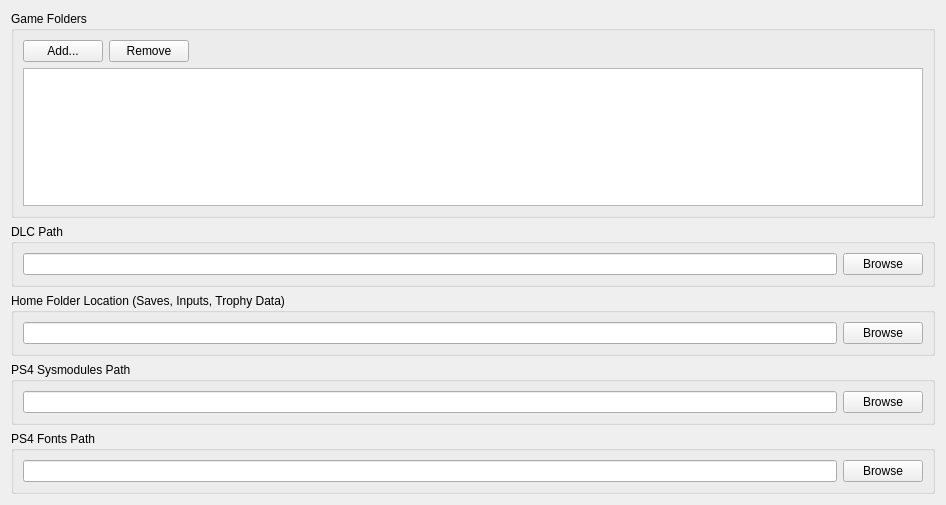
      <widget class="QWidget" name="pathsTabContents">
       <property name="geometry">
        <rect>
         <x>0</x>
         <y>0</y>
         <width>946</width>
         <height>505</height>
        </rect>
       </property>
       <layout class="QVBoxLayout" name="pathsTabLayout">
        <item>
         <widget class="QGroupBox" name="gameFoldersGroupBox">
          <property name="title">
           <string>Game Folders</string>
          </property>
          <layout class="QVBoxLayout" name="verticalLayout">
           <item>
            <layout class="QHBoxLayout" name="horizontalLayout_3">
             <item>
              <widget class="QPushButton" name="addFolderButton">
               <property name="text">
                <string>Add...</string>
               </property>
              </widget>
             </item>
             <item>
              <widget class="QPushButton" name="removeFolderButton">
               <property name="text">
                <string>Remove</string>
               </property>
              </widget>
             </item>
             <item>
              <spacer name="horizontalSpacer">
               <property name="orientation">
                <enum>Qt::Orientation::Horizontal</enum>
               </property>
               <property name="sizeHint" stdset="0">
                <size>
                 <width>40</width>
                 <height>20</height>
                </size>
               </property>
              </spacer>
             </item>
            </layout>
           </item>
           <item>
            <widget class="QListWidget" name="gameFoldersListWidget"/>
           </item>
          </layout>
         </widget>
        </item>
        <item>
         <widget class="QGroupBox" name="dlcFolderGroupBox_2">
          <property name="title">
           <string>DLC Path</string>
          </property>
          <layout class="QVBoxLayout" name="dlcFolderGroupBox">
           <item>
            <layout class="QHBoxLayout" name="horizontalLayout_17">
             <item>
              <widget class="QLineEdit" name="currentDLCFolder">
               <property name="readOnly">
                <bool>true</bool>
               </property>
              </widget>
             </item>
             <item>
              <widget class="QPushButton" name="folderButton">
               <property name="text">
                <string>Browse</string>
               </property>
              </widget>
             </item>
            </layout>
           </item>
          </layout>
         </widget>
        </item>
        <item>
         <widget class="QGroupBox" name="homeFolderGroupBox">
          <property name="title">
           <string>Home Folder Location (Saves, Inputs, Trophy Data)</string>
          </property>
          <layout class="QVBoxLayout" name="saveDataLayout">
           <item>
            <layout class="QHBoxLayout" name="horizontalLayout_4">
             <item>
              <widget class="QLineEdit" name="homeFolderPath">
               <property name="readOnly">
                <bool>true</bool>
               </property>
              </widget>
             </item>
             <item>
              <widget class="QPushButton" name="homeFolderButton">
               <property name="text">
                <string>Browse</string>
               </property>
              </widget>
             </item>
            </layout>
           </item>
          </layout>
         </widget>
        </item>
        <item>
         <widget class="QGroupBox" name="sysmodulesGroupBox">
          <property name="title">
           <string>PS4 Sysmodules Path</string>
          </property>
          <layout class="QVBoxLayout" name="dlcFolderGroupBox_4">
           <item>
            <layout class="QHBoxLayout" name="horizontalLayout_18">
             <item>
              <widget class="QLineEdit" name="sysmodulesPath">
               <property name="readOnly">
                <bool>true</bool>
               </property>
              </widget>
             </item>
             <item>
              <widget class="QPushButton" name="browse_sysmodules">
               <property name="text">
                <string>Browse</string>
               </property>
              </widget>
             </item>
            </layout>
           </item>
          </layout>
         </widget>
        </item>
        <item>
         <widget class="QGroupBox" name="fontsGroupBox">
          <property name="title">
           <string>PS4 Fonts Path</string>
          </property>
          <layout class="QHBoxLayout" name="fontsLayout">
           <item>
            <widget class="QLineEdit" name="fontsPath">
             <property name="readOnly">
              <bool>true</bool>
             </property>
            </widget>
           </item>
           <item>
            <widget class="QPushButton" name="browse_fonts">
             <property name="text">
              <string>Browse</string>
             </property>
            </widget>
           </item>
          </layout>
         </widget>
        </item>
       </layout>
      </widget>
